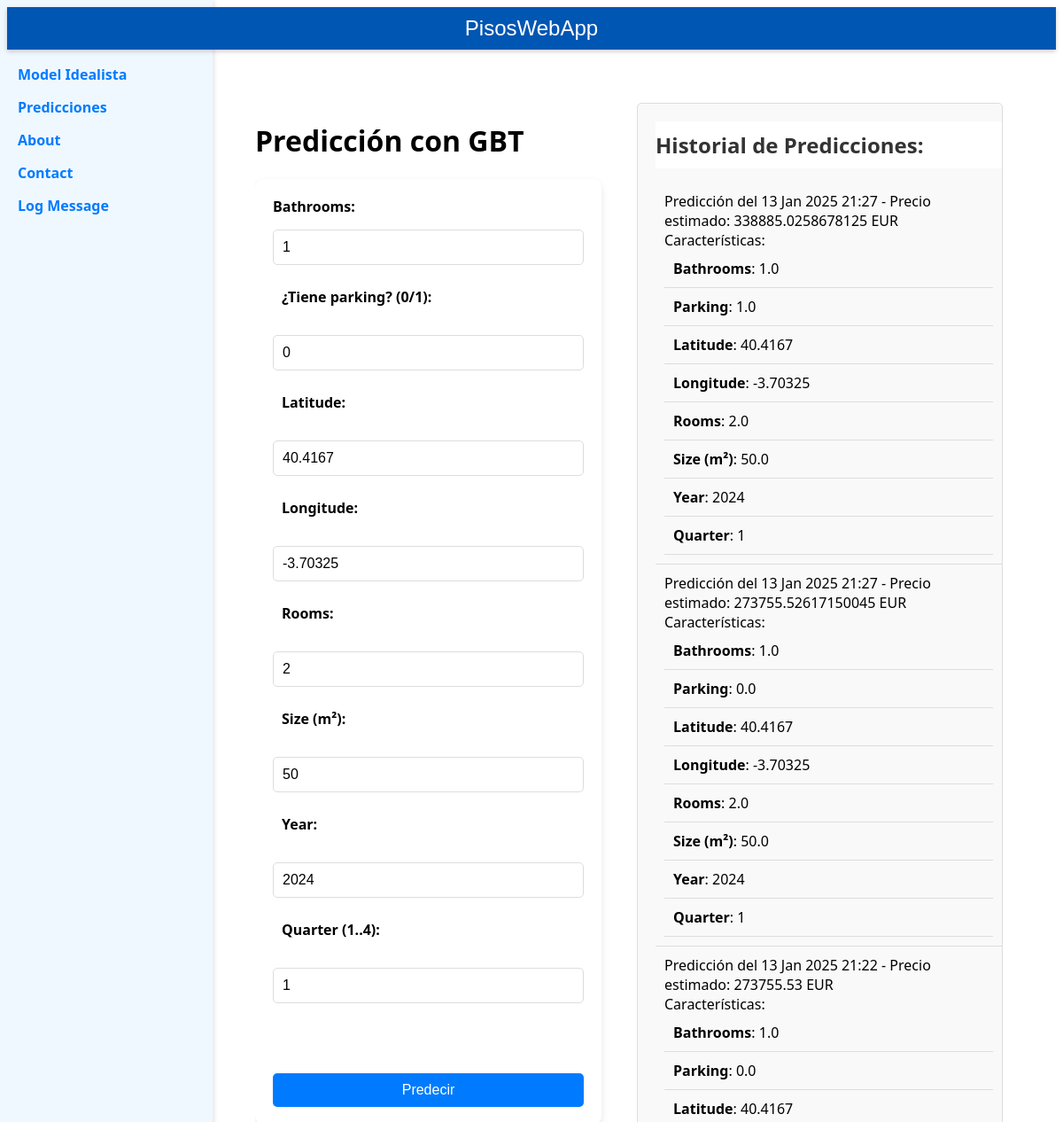
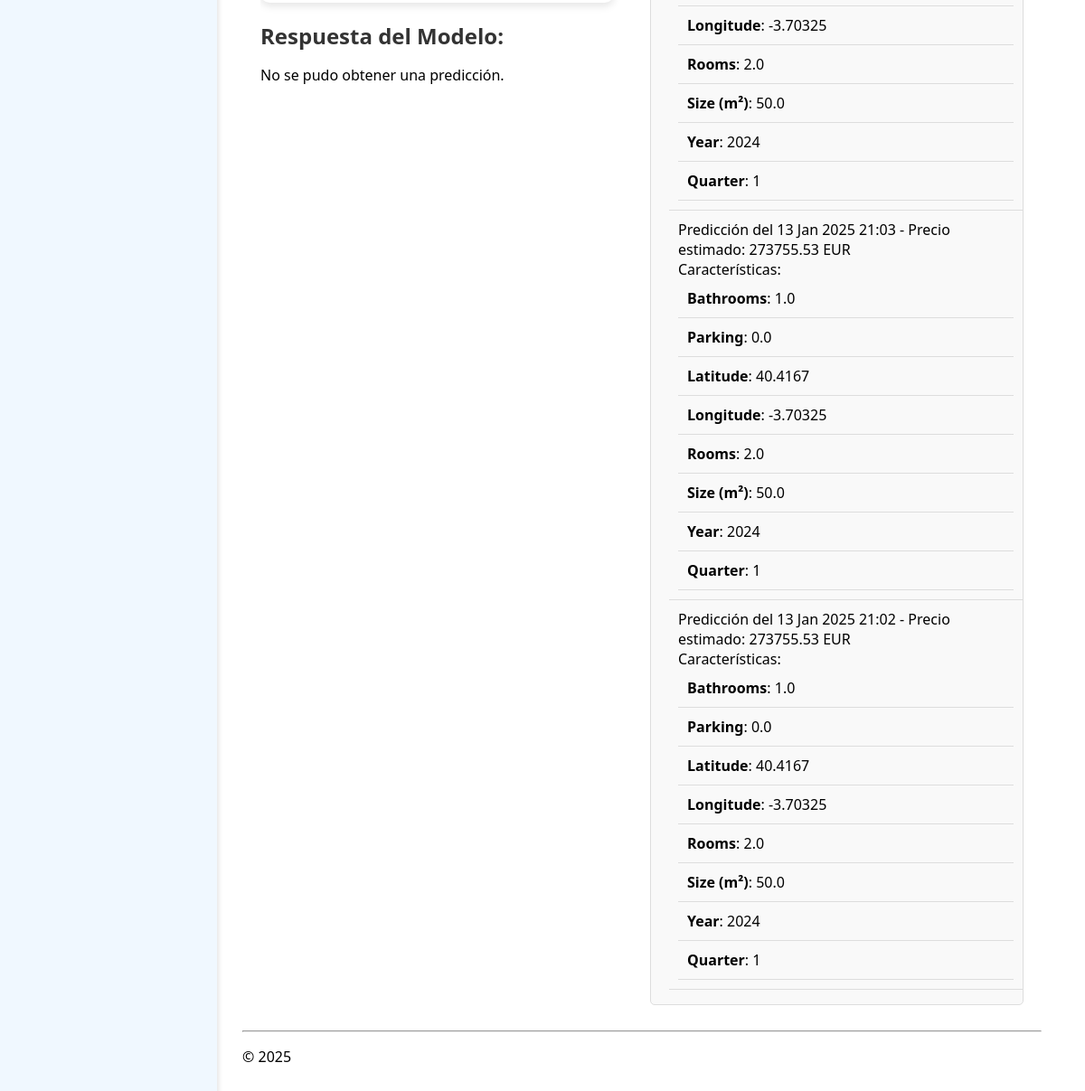
Before: /predictions/ with the older database file (2 pictures, top to bottom).
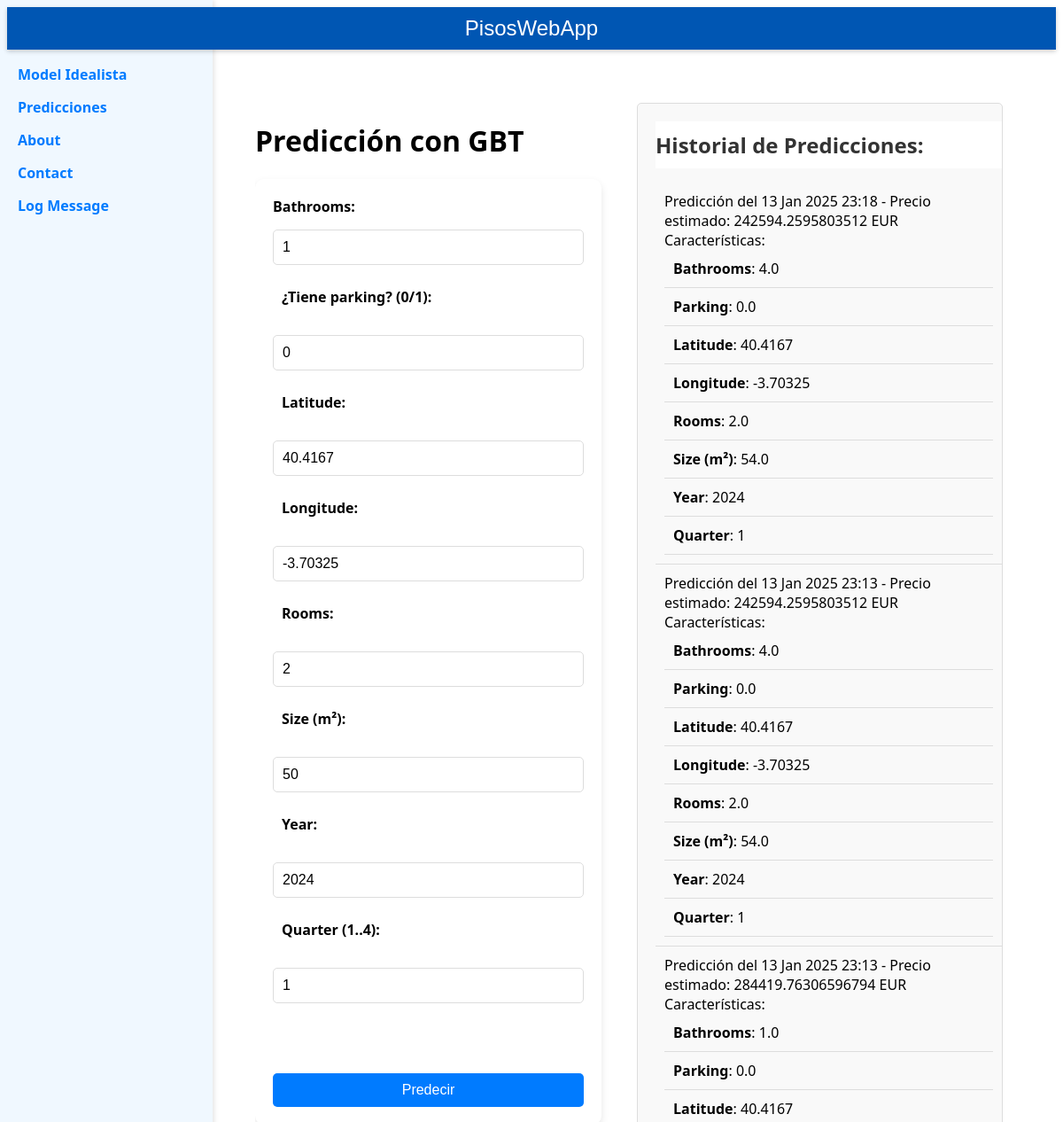
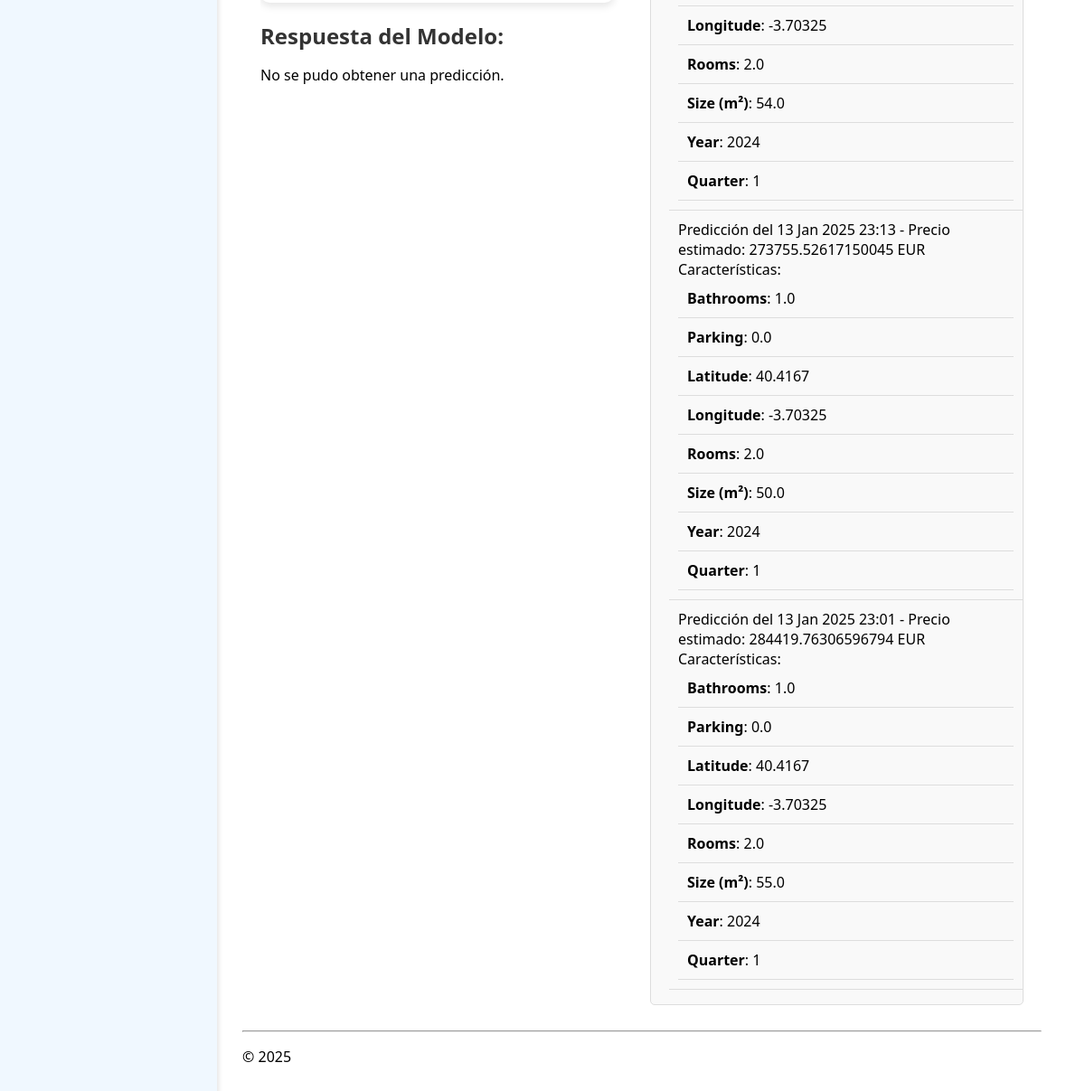
After: the same page with the newer database file (2 pictures, top to bottom).
### hello/models.py (models this page shows, shortened)
class PredictionHistory(models.Model):
    bathrooms = models.FloatField()
    isparking = models.FloatField()
    latitude = models.FloatField()
    longitude = models.FloatField()
    rooms = models.FloatField()
    size = models.FloatField()
    year = models.IntegerField()
    quarter = models.IntegerField()
    prediction_value = models.FloatField()
    log_date = models.DateTimeField(auto_now_add=True)

### hello/views.py (the view, shortened to what this page needs)
# urls.py: path("predictions/", views.predict_view, name="predict"),
def predict_view(request):
    bathrooms = 1
    isparking = 0
    latitude = 40.4167
    longitude = -3.70325
    rooms = 2
    size = 50
    year = 2024
    quarter = 1
    predictions = None
    prediction_history = PredictionHistory.objects.all().order_by("-log_date")[:5]  # Últimas 5 predicciones
    return render(request, "hello/predictions.html", {
        "bathrooms": bathrooms,
        "isparking": isparking,
        "latitude": latitude,
        "longitude": longitude,
        "rooms": rooms,
        "size": size,
        "year": year,
        "quarter": quarter,
        "predictions": predictions,  # Aseguramos que esta variable esté disponible
        "prediction_history": prediction_history
    })

### hello/templates/hello/predictions.html (shortened to what this page needs)
{% extends "hello/layout.html" %}
{% block content %}
<div class="container">
    <div class="form-section">
        <h1>Predicción con GBT</h1>
        <form method="POST" action="{% url 'predict' %}">
            <label for="bathrooms">Bathrooms:</label>
            <input type="number" step="1" name="bathrooms" value="{{ bathrooms }}"><br><br>
            <label for="isparking">¿Tiene parking? (0/1):</label>
            <input type="number" step="1" name="isparking" value="{{ isparking }}"><br><br>
            <label for="latitude">Latitude:</label>
            <input type="number" step="any" name="latitude" value="{{ latitude }}"><br><br>
            <label for="longitude">Longitude:</label>
            <input type="number" step="any" name="longitude" value="{{ longitude }}"><br><br>
            <label for="rooms">Rooms:</label>
            <input type="number" step="1" name="rooms" value="{{ rooms }}"><br><br>
            <label for="size">Size (m²):</label>
            <input type="number" step="any" name="size" value="{{ size }}"><br><br>
            <label for="year">Year:</label>
            <input type="number" step="1" name="year" value="{{ year }}"><br><br>
            <label for="quarter">Quarter (1..4):</label>
            <input type="number" step="1" name="quarter" value="{{ quarter }}"><br><br>
            <button type="submit">Predecir</button>
        </form>
        <h2>Respuesta del Modelo:</h2>
        {% if predictions %}
            <p>El precio estimado es: <strong>{{ predictions | floatformat:2 }} EUR</strong></p>
        {% else %}
            <p>No se pudo obtener una predicción.</p>
        {% endif %}
    </div>
    <div class="history-section">
        <h2>Historial de Predicciones:</h2>
        {% if prediction_history %}
            <ul>
                {% for prediction in prediction_history %}
                    <li>
                        Predicción del {{ prediction.log_date | date:"d M Y H:i" }} - Precio estimado: {{ prediction.prediction_value }} EUR
                        <br>
                        Características:
                        <ul>
                            <li><strong>Bathrooms</strong>: {{ prediction.bathrooms }}</li>
                            <li><strong>Parking</strong>: {{ prediction.isparking }}</li>
                            <li><strong>Latitude</strong>: {{ prediction.latitude }}</li>
                            <li><strong>Longitude</strong>: {{ prediction.longitude }}</li>
                            <li><strong>Rooms</strong>: {{ prediction.rooms }}</li>
                            <li><strong>Size (m²)</strong>: {{ prediction.size }}</li>
                            <li><strong>Year</strong>: {{ prediction.year }}</li>
                            <li><strong>Quarter</strong>: {{ prediction.quarter }}</li>
                        </ul>
                    </li>
                {% endfor %}
            </ul>
        {% else %}
            <p>No hay historial de predicciones.</p>
        {% endif %}
    </div>
</div>
{% endblock %}

Changed rows visible on the page:
no longer on this page (row unchanged): PredictionHistory: log_date "13 Jan 2025 21:27", prediction_value "338885.0258678125", bathrooms "1.0", isparking "1.0", latitude "40.4167", longitude "-3.70325", rooms "2.0", size "50.0", year "2024", quarter "1"
no longer on this page (row unchanged): PredictionHistory: log_date "13 Jan 2025 21:27", prediction_value "273755.52617150045", bathrooms "1.0", isparking "0.0", latitude "40.4167", longitude "-3.70325", rooms "2.0", size "50.0", year "2024", quarter "1"
no longer on this page (row unchanged): PredictionHistory: log_date "13 Jan 2025 21:22", prediction_value "273755.53", bathrooms "1.0", isparking "0.0", latitude "40.4167", longitude "-3.70325", rooms "2.0", size "50.0", year "2024", quarter "1"
no longer on this page (row unchanged): PredictionHistory: log_date "13 Jan 2025 21:03", prediction_value "273755.53", bathrooms "1.0", isparking "0.0", latitude "40.4167", longitude "-3.70325", rooms "2.0", size "50.0", year "2024", quarter "1"
no longer on this page (row unchanged): PredictionHistory: log_date "13 Jan 2025 21:02", prediction_value "273755.53", bathrooms "1.0", isparking "0.0", latitude "40.4167", longitude "-3.70325", rooms "2.0", size "50.0", year "2024", quarter "1"
added PredictionHistory: log_date "13 Jan 2025 23:18", prediction_value "242594.2595803512", bathrooms "4.0", isparking "0.0", latitude "40.4167", longitude "-3.70325", rooms "2.0", size "54.0", year "2024", quarter "1"
added PredictionHistory: log_date "13 Jan 2025 23:13", prediction_value "242594.2595803512", bathrooms "4.0", isparking "0.0", latitude "40.4167", longitude "-3.70325", rooms "2.0", size "54.0", year "2024", quarter "1"
added PredictionHistory: log_date "13 Jan 2025 23:13", prediction_value "284419.76306596794", bathrooms "1.0", isparking "0.0", latitude "40.4167", longitude "-3.70325", rooms "2.0", size "54.0", year "2024", quarter "1"
added PredictionHistory: log_date "13 Jan 2025 23:13", prediction_value "273755.52617150045", bathrooms "1.0", isparking "0.0", latitude "40.4167", longitude "-3.70325", rooms "2.0", size "50.0", year "2024", quarter "1"
added PredictionHistory: log_date "13 Jan 2025 23:01", prediction_value "284419.76306596794", bathrooms "1.0", isparking "0.0", latitude "40.4167", longitude "-3.70325", rooms "2.0", size "55.0", year "2024", quarter "1"
